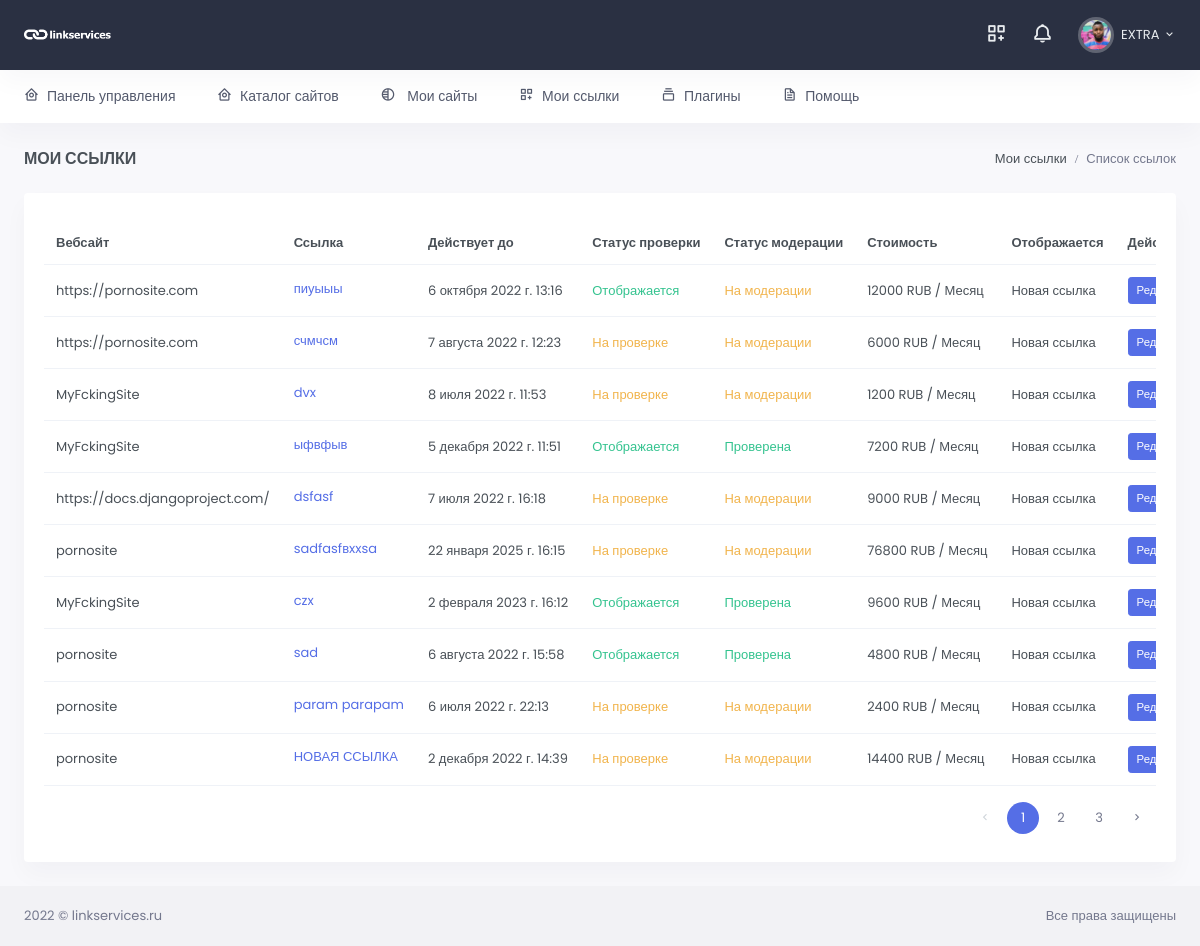
The app's page /my-links/ (signed in), older data.
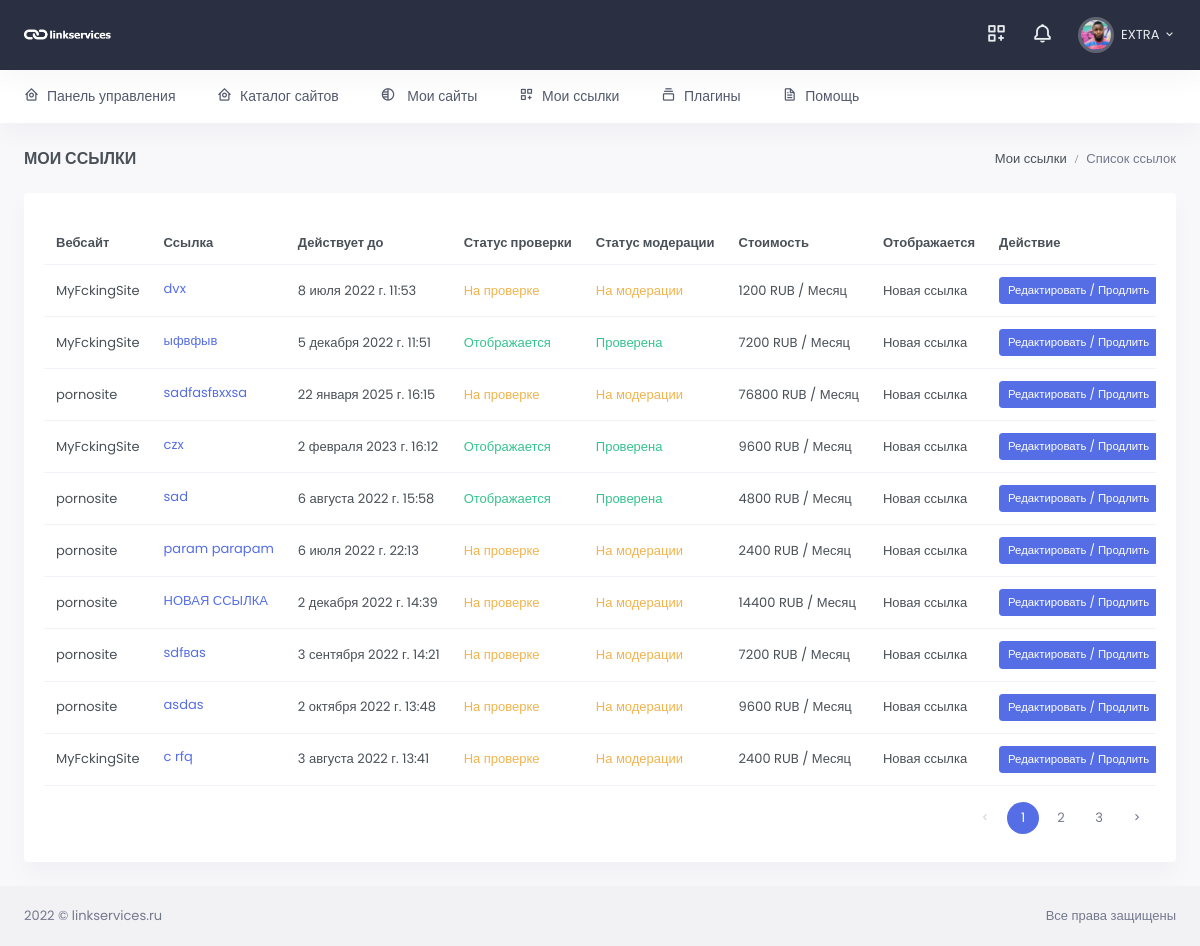
The same page, newer data.
### link_app/models.py (models this page shows, shortened)
class Link(models.Model):
    REJECT = 'Отклонено'
    REVIEW = 'На проверке'
    PUBLISHED = 'Отображается'
    STATUS_CHOICE = (
        (REJECT, 'Отклонено'),
        (REVIEW, 'На проверке'),
        (PUBLISHED, 'Отображается')
    )
    url = models.ForeignKey(WebSite, on_delete=models.CASCADE, verbose_name='url сайта')
    link = models.TextField(verbose_name="Ссылка")
    status_verify = models.CharField(max_length=25, choices=STATUS_CHOICE, default=REVIEW,
                                     verbose_name='Статус проверки')
    moderation = models.CharField(max_length=25, choices=STATUS_CHOICE, default=REVIEW,
                                  verbose_name='Статус модерации')
    valid_date = models.DateTimeField(auto_now_add=False, verbose_name='В работе до', blank=True)
    created = models.DateTimeField(auto_now_add=True, verbose_name='Добавлено')
    update = models.DateTimeField(auto_now=True, verbose_name='Изменено')
    user = models.ForeignKey(Profile, related_name='user_link', on_delete=models.CASCADE,
                             max_length=100, blank=True, null=True, verbose_name='email заказчика')
    count_month = models.IntegerField(default=1, verbose_name='Количество месяцев')
    class Meta:
        verbose_name = 'Ссылка'
        verbose_name_plural = 'Ссылки'
        ordering = ('-created',)
    def total_increase_price(self):
        return self.url.get_increase_price() * int(self.count_month)

### site_app/models.py (models this page shows, shortened)
class WebSite(models.Model):
    MODERATION = 'На модерации'
    PUBLISHED = 'Опубликовано'
    REJECTED = 'Отклонено'
    STATUS_CHOICES = (
        (MODERATION, 'На модерации'),
        (PUBLISHED, 'Опубликовано'),
        (REJECTED, 'Отклонено')
    )
    url = models.CharField(max_length=255, verbose_name='url сайта')
    user = models.ForeignKey(Profile, related_name='user_website', on_delete=models.CASCADE,
                             max_length=100, blank=True, null=True, verbose_name='email заказчика')
    category = models.ForeignKey(Category, on_delete=models.CASCADE, verbose_name='Тематика')
    price = models.IntegerField(verbose_name='Цена')
    status = models.CharField(max_length=20, choices=STATUS_CHOICES, default=MODERATION, verbose_name='Статус')
    total_link = models.IntegerField(verbose_name='Всего ссылок', blank=True, null=True)
    yandex_x = models.IntegerField(verbose_name='Яндекс Икс', blank=True, null=True)
    yandex_stat = models.CharField(max_length=255, verbose_name='Яндекс статистика')
    increase = models.PositiveIntegerField(verbose_name='Наценка %', default=50, blank=True, null=True)
    password_yandex = models.CharField(max_length=250, verbose_name='Пароль от статистики', blank=True, null=True)
    created = models.DateTimeField(auto_now_add=True, verbose_name='Добавлено')
    update = models.DateTimeField(auto_now=True, verbose_name='Изменено')
    def __str__(self):
        return self.url
    class Meta:
        verbose_name = 'Сайт'
        verbose_name_plural = 'Сайты'
        ordering = ('-created',)
    def get_increase_price(self):
        return int(self.price * (self.increase / 100 + 1))

### link_app/views.py (the view)
# urls.py: path('', MyLinks.as_view(), name='my-links'),
class MyLinks(LoginRequiredMixin, ListView):
    model = Link
    template_name = 'link_app/mylinks.html'
    context_object_name = 'link'
    paginate_by = 10
    def get_queryset(self):
        return Link.objects.filter(user=self.request.user.profile,
                                   valid_date__gte=datetime.datetime.now()).select_related()

### link_app/templates/link_app/mylinks.html (shortened to what this page needs)
{% extends 'base.html' %}
{% load static %}
{% block content %}
<div id="layout-wrapper">
<div class="main-content">
    <div class="page-content">
        <div class="container-fluid">
            <div class="row">
                <div class="col-12">
                    <div class="page-title-box d-sm-flex align-items-center justify-content-between">
                        <h4 class="mb-sm-0 font-size-18">Мои ссылки</h4>
                        <div class="page-title-right">
                            <ol class="breadcrumb m-0">
                                <li class="breadcrumb-item"><a href="javascript: void(0);">Мои ссылки</a></li>
                                <li class="breadcrumb-item active">Список ссылок</li>
                            </ol>
                        </div>
                    </div>
                </div>
            </div>
            <div class="row">
                <div class="col-12">
                    <div class="card">
                        <div class="card-body">
                            <div class="table-responsive">
                                <table class="table align-middle table-nowrap">
                                    <thead>
                                    <tr>
                                        <th>Вебсайт</th>
                                        <th>Ссылка</th>
                                        <th>Действует до</th>
                                        <th>Статус проверки</th>
                                        <th>Статус модерации</th>
                                        <th>Стоимость</th>
                                        <th>Отображается</th>
                                        <th>Действие</th>
                                    </tr>
                                    </thead>
                                    <tbody>
                                    {% for item in link %}
                                        {% include 'link_app/partials/itemlink.html' %}
                                    {% endfor %}
                                    </tbody>
                                </table>
                            </div>
                          {% include 'inc/_pagination.html' %}
                        </div>
                    </div>
                </div>
            </div>
        </div>
    </div>
</div>
</div>
{% endblock %}

### link_app/templates/link_app/partials/itemlink.html
<tr>
    <td>{{ item.url }}</td>
    <td>
        <p class="mb-1"><a href="#" target="_blank"
                           style="text-decoration: underline;">{{ item.link|safe }}</a></p>
    </td>
    <td>{{ item.valid_date }}</td>
    {% if item.status_verify == 'Отображается' %}
    <td><span class="text-success">Отображается</span></td>
    {% elif item.status_verify == 'Отклонено' %}
    <td><span class="text-danger">Отклонено</span></td>
    {% else %}
    <td><span class="text-warning">На проверке</span></td>
    {% endif %}
        {% if item.moderation == 'Отклонено' %}
    <td><span class="text-danger">Отклонено</span></td>
    {% elif item.moderation == 'Отображается' %}
    <td><span class="text-success">Проверена</span></td>
    {% else %}
    <td><span class="text-warning">На модерации</span></td>
    {% endif %}
    <td>{{ item.total_increase_price }}  RUB / Месяц</td>
    <td>Новая ссылка</td>
    <td>
        <a href="{% url 'update-link' item.id %}" class="btn btn-primary btn-sm w-md">Редактировать / Продлить</a>
    </td>
</tr>

Row changes from the older to the newer data that the page shows:
removed Link: url "https://pornosite.com", link "пиуыыы", valid_date "6 октября 2022 г. 13:16", status_verify "Отображается", moderation "На модерации", total_increase_price "12000"
removed Link: url "https://pornosite.com", link "счмчсм", valid_date "7 августа 2022 г. 12:23", status_verify "На проверке", moderation "На модерации", total_increase_price "6000"
removed Link: url "https://docs.djangoproject.com/", link "dsfasf", valid_date "7 июля 2022 г. 16:18", status_verify "На проверке", moderation "На модерации", total_increase_price "9000"
now on this page (row unchanged): Link: url "pornosite", link "sdfвas", valid_date "3 сентября 2022 г. 14:21", status_verify "На проверке", moderation "На модерации", total_increase_price "7200"
now on this page (row unchanged): Link: url "pornosite", link "asdas", valid_date "2 октября 2022 г. 13:48", status_verify "На проверке", moderation "На модерации", total_increase_price "9600"
now on this page (row unchanged): Link: url "MyFckingSite", link "c rfq", valid_date "3 августа 2022 г. 13:41", status_verify "На проверке", moderation "На модерации", total_increase_price "2400"
